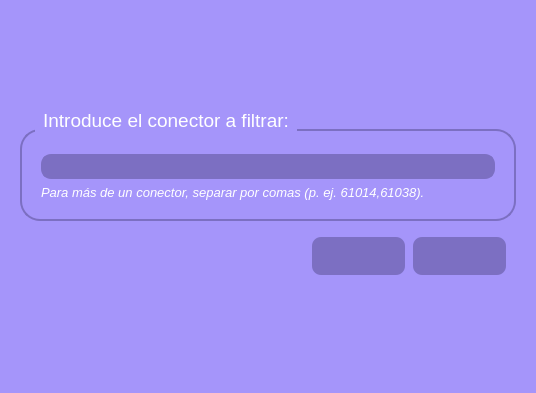
<?xml version="1.0" encoding="UTF-8"?>
<ui version="4.0">
 <class>Dialog</class>
 <widget class="QDialog" name="Dialog">
  <property name="geometry">
   <rect>
    <x>0</x>
    <y>0</y>
    <width>536</width>
    <height>393</height>
   </rect>
  </property>
  <property name="windowTitle">
   <string>EasyRepSift - Routing</string>
  </property>
  <property name="windowIcon">
   <iconset resource="../resources_routing.qrc">
    <normaloff>:/icons/resources/app_logo.png</normaloff>:/icons/resources/app_logo.png</iconset>
  </property>
  <property name="styleSheet">
   <string notr="true">/* Dialog background */
QDialog {
    background-color: #a595fa;
}

/* GroupBox: rounded, white font */
QGroupBox#groupBox {
    border: 2px solid #7c6fc2;
    border-radius: 20px;
    margin-top: 20px;
    padding: 14px 10px 10px 10px;
    font-family: 'Segoe UI', Segoe, Arial, sans-serif;
    font-size: 14pt;
    color: #fff;
}

/* GroupBox title: left, no background, white */
QGroupBox#groupBox::title {
    subcontrol-origin: margin;
    subcontrol-position: top left;
    left: 15px;
    padding: 0 5px;
    color: #fff;
    font-weight: bold;
    font-family: 'Segoe UI', Segoe, Arial, sans-serif;
    font-size: 12pt;
}

/* Input field for routingID: rounded, slightly darker background, white text */
QLineEdit#routingID_input {
    font-family: 'Segoe UI', Segoe, Arial, sans-serif;
    font-size: 12pt;
    color: #fff;
    background-color: #7c6fc2;
    border-radius: 10px;
    padding: 0px 8px;
    border: 2px solid #7c6fc2;
}

/* Info label inside groupBox: white, italic, slightly smaller */
QLabel#example_info {
    color: #fff;
    font-size: 10pt;
    font-style: italic;
    font-family: 'Segoe UI', Segoe, Arial, sans-serif;
}

/* OK Button: prominent, white text, hover effect */
QPushButton#ok_button {
    font-family: 'Segoe UI', Segoe, Arial, sans-serif;
    font-size: 15pt;
    color: #fff;
    background-color: #7c6fc2;
    border-radius: 10px;
    padding: 6px 18px;
    font-weight: bold;
    border: 2px solid transparent;
    transition: border 0.2s, box-shadow 0.2s;
}
QPushButton#ok_button:hover {
    background-color: #9587e3;
    border: 2px solid #fff;
    box-shadow: 0 0 0 2px #fff;
}
QPushButton#ok_button:pressed {
    background-color: #6a5fb2;
}

/* CANCEL Button: prominent, white text, hover effect */
QPushButton#cancel_button {
    font-family: 'Segoe UI', Segoe, Arial, sans-serif;
    font-size: 15pt;
    color: #fff;
    background-color: #7c6fc2;
    border-radius: 10px;
    padding: 6px 18px;
    font-weight: bold;
    border: 2px solid transparent;
    transition: border 0.2s, box-shadow 0.2s;
}
QPushButton#cancel_button:hover {
    background-color: #9587e3;
    border: 2px solid #fff;
    box-shadow: 0 0 0 2px #fff;
}
QPushButton#cancel_button:pressed {
    background-color: #6a5fb2;
}

/* Header/Footer labels: white, bold, larger */
QLabel#logo_header, QLabel#logo_footer {
    color: #fff;
    font-size: 18px;
    font-weight: bold;
}

/* Frames: transparent */
QFrame {
    background: transparent;
    border: none;
}</string>
  </property>
  <layout class="QVBoxLayout" name="verticalLayout">
   <item>
    <widget class="QFrame" name="frame1_header">
     <property name="maximumSize">
      <size>
       <width>16777215</width>
       <height>100</height>
      </size>
     </property>
     <property name="frameShape">
      <enum>QFrame::Shape::StyledPanel</enum>
     </property>
     <property name="frameShadow">
      <enum>QFrame::Shadow::Raised</enum>
     </property>
     <layout class="QVBoxLayout" name="verticalLayout_2">
      <item>
       <widget class="QLabel" name="logo_header">
        <property name="text">
         <string/>
        </property>
        <property name="pixmap">
         <pixmap resource="../resources_routing.qrc">:/logos/resources/header_logo.png</pixmap>
        </property>
        <property name="alignment">
         <set>Qt::AlignmentFlag::AlignCenter</set>
        </property>
       </widget>
      </item>
     </layout>
    </widget>
   </item>
   <item>
    <widget class="QFrame" name="frame2_body">
     <property name="frameShape">
      <enum>QFrame::Shape::StyledPanel</enum>
     </property>
     <property name="frameShadow">
      <enum>QFrame::Shadow::Raised</enum>
     </property>
     <layout class="QVBoxLayout" name="verticalLayout_5">
      <item>
       <widget class="QGroupBox" name="groupBox">
        <property name="title">
         <string>Introduce el conector a filtrar:</string>
        </property>
        <layout class="QVBoxLayout" name="verticalLayout_4">
         <item>
          <widget class="QLineEdit" name="routingID_input">
           <property name="statusTip">
            <string/>
           </property>
          </widget>
         </item>
         <item>
          <widget class="QLabel" name="example_info">
           <property name="font">
            <font>
             <family>Segoe UI</family>
             <pointsize>10</pointsize>
             <italic>true</italic>
            </font>
           </property>
           <property name="text">
            <string>Para más de un conector, separar por comas (p. ej. 61014,61038).</string>
           </property>
          </widget>
         </item>
        </layout>
       </widget>
      </item>
      <item alignment="Qt::AlignmentFlag::AlignRight">
       <widget class="QFrame" name="frame_okcancel">
        <property name="frameShape">
         <enum>QFrame::Shape::StyledPanel</enum>
        </property>
        <property name="frameShadow">
         <enum>QFrame::Shadow::Raised</enum>
        </property>
        <layout class="QHBoxLayout" name="horizontalLayout">
         <item>
          <widget class="QPushButton" name="ok_button">
           <property name="text">
            <string/>
           </property>
           <property name="icon">
            <iconset resource="../resources_routing.qrc">
             <normaloff>:/icons/resources/ok.png</normaloff>:/icons/resources/ok.png</iconset>
           </property>
          </widget>
         </item>
         <item>
          <widget class="QPushButton" name="cancel_button">
           <property name="text">
            <string/>
           </property>
           <property name="icon">
            <iconset resource="../resources_routing.qrc">
             <normaloff>:/icons/resources/close.png</normaloff>:/icons/resources/close.png</iconset>
           </property>
          </widget>
         </item>
        </layout>
       </widget>
      </item>
     </layout>
    </widget>
   </item>
   <item>
    <widget class="QFrame" name="frame3_footer">
     <property name="maximumSize">
      <size>
       <width>16777215</width>
       <height>100</height>
      </size>
     </property>
     <property name="frameShape">
      <enum>QFrame::Shape::StyledPanel</enum>
     </property>
     <property name="frameShadow">
      <enum>QFrame::Shadow::Raised</enum>
     </property>
     <layout class="QVBoxLayout" name="verticalLayout_3">
      <item>
       <widget class="QLabel" name="logo_footer">
        <property name="maximumSize">
         <size>
          <width>16777215</width>
          <height>100</height>
         </size>
        </property>
        <property name="text">
         <string/>
        </property>
        <property name="pixmap">
         <pixmap resource="../resources_routing.qrc">:/logos/resources/footer_logo.png</pixmap>
        </property>
        <property name="alignment">
         <set>Qt::AlignmentFlag::AlignBottom|Qt::AlignmentFlag::AlignHCenter</set>
        </property>
       </widget>
      </item>
     </layout>
    </widget>
   </item>
  </layout>
 </widget>
 <resources>
  <include location="../resources_routing.qrc"/>
 </resources>
 <connections/>
</ui>
